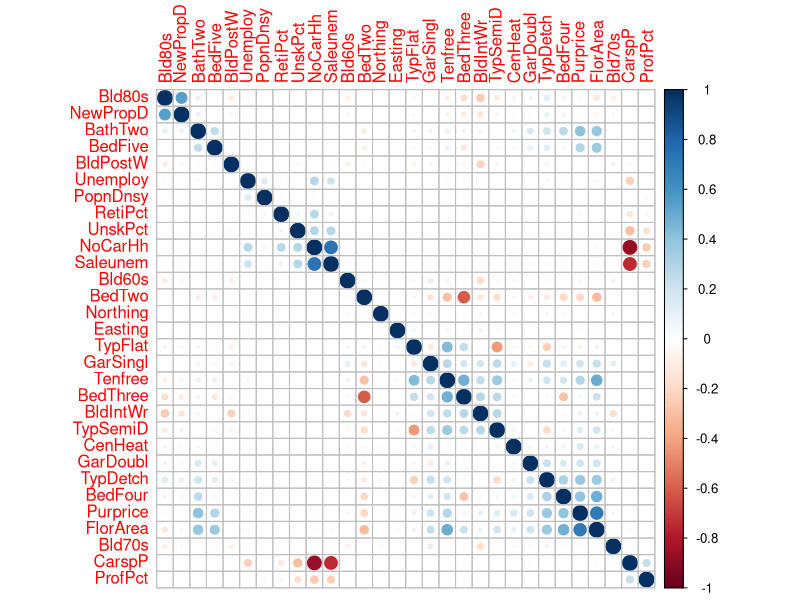
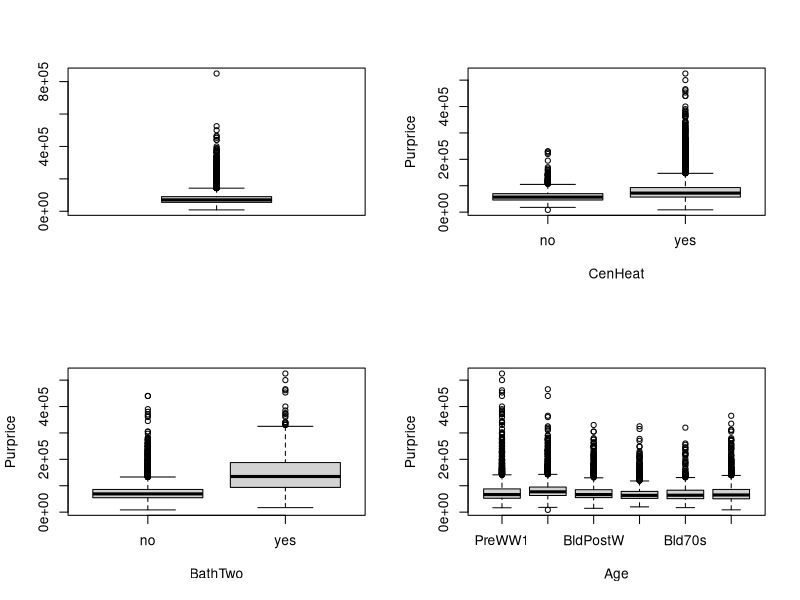
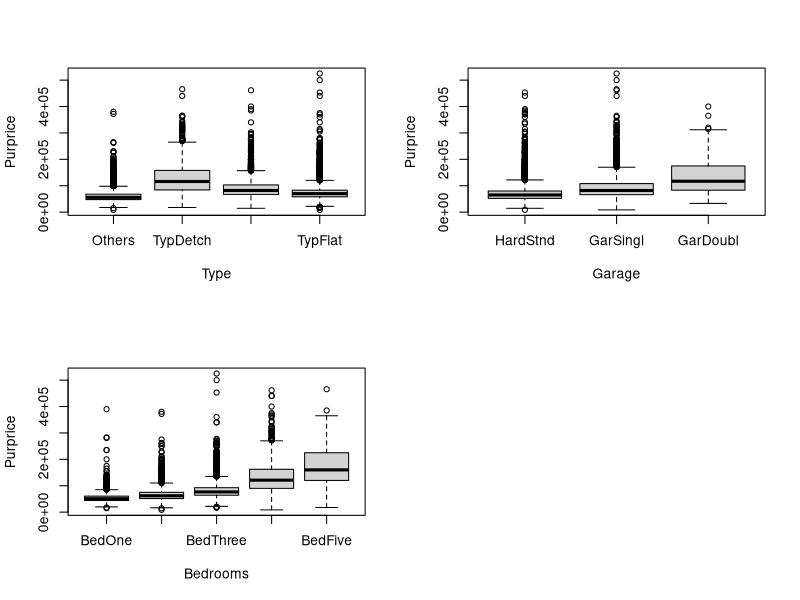
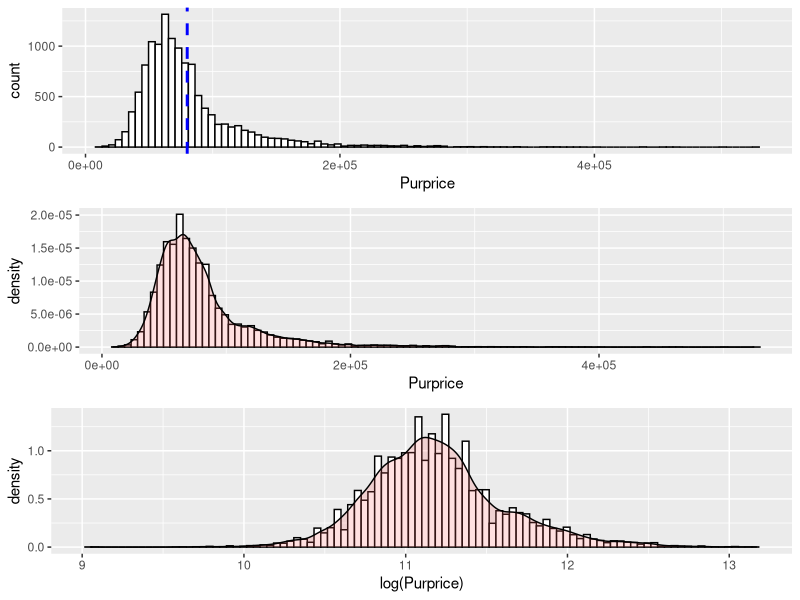
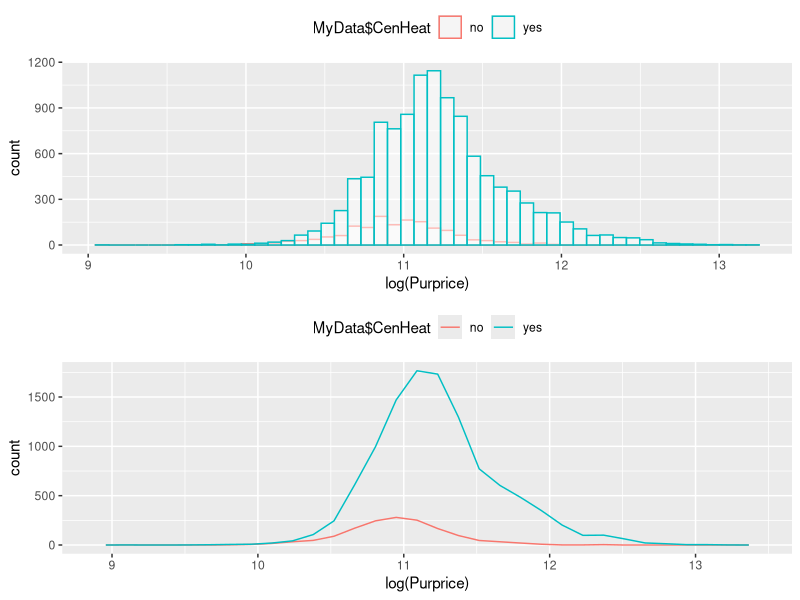
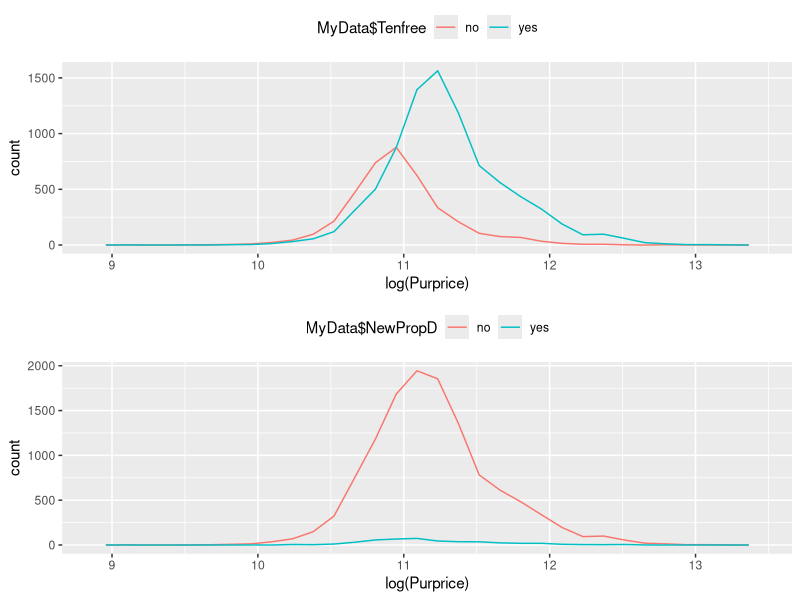
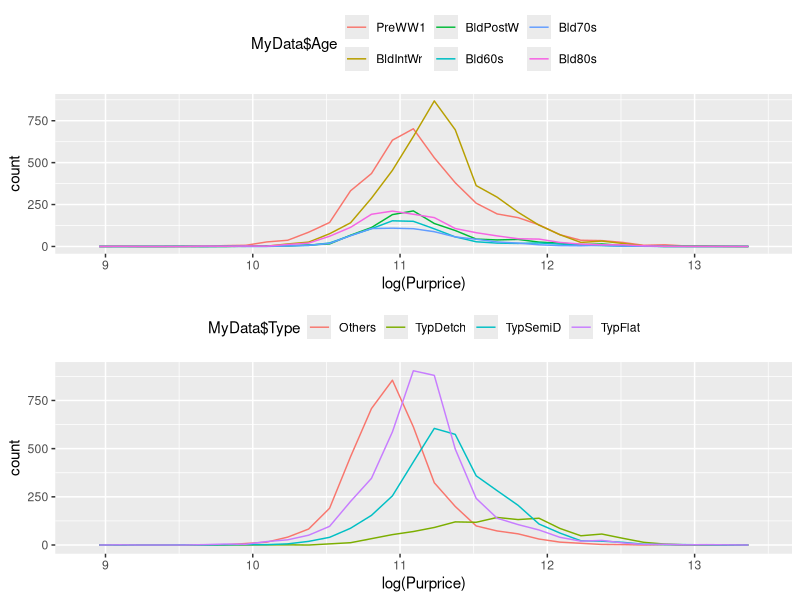
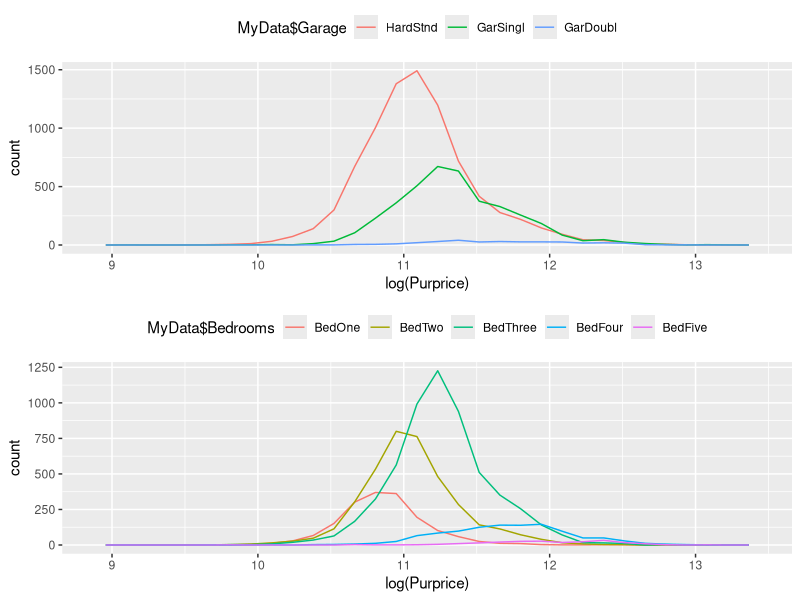

Here is the R script that generated these plots, in order: (Note: this script raises an error after producing the figures.)
## ---- chunk 1
knitr::opts_chunk$set(echo = TRUE)
## ---- chunk 2
#Loading libraries
suppressMessages(suppressWarnings(library(tidyverse)))
suppressMessages(suppressWarnings(library(ggplot2)))
suppressMessages(suppressWarnings(library(gridExtra)))
suppressMessages(suppressWarnings(library(MASS)))
suppressMessages(suppressWarnings(library(randomForest)))
## ---- chunk 3
#Loading the data
LondonData <- suppressMessages(suppressWarnings(read_csv("data/DataScienceProj.csv")))
head(LondonData)

#Checking for correlation
M <- cor(LondonData[,-1])
head(round(M,2))
library(corrplot)
corrplot(M, method="circle", order="hclust", sig.level = 0.01)
## ---- chunk 4
Dummy2Factor <- function(mat,lev1="Level1") {
      mat <- as.matrix(mat)
      factor((mat %*% (1:ncol(mat))) + 1,
          labels = c(lev1, colnames(mat)))
}

Age      <- Dummy2Factor(LondonData[,5:9],"PreWW1")
Type     <- Dummy2Factor(LondonData[,10:12],"Others")
Garage   <- Dummy2Factor(LondonData[,13:14],"HardStnd")
Bedrooms <- Dummy2Factor(LondonData[,18:21],"BedOne")

MyData <- data.frame(LondonData[,c(2:4,15:17,22,23,26)],Age,Type,Garage,Bedrooms)
summary(MyData)

MyData$Tenfree <- factor(MyData$Tenfree)
MyData$CenHeat <- factor(MyData$CenHeat)
MyData$BathTwo <- factor(MyData$BathTwo)
MyData$NewPropD <- factor(MyData$NewPropD)

levels(MyData$Tenfree) <- c("no", "yes")
levels(MyData$CenHeat) <- c("no", "yes")
levels(MyData$BathTwo) <- c("no", "yes")
levels(MyData$NewPropD) <- c("no", "yes")

head(MyData)
## ---- chunk 5
par(mfrow= c(2,2))
boxplot(MyData$Purprice)
# From boxplot we can see that purprice greater then 600000 is an outlier so we will remove that
MyData <- MyData[MyData$Purprice<600000,]

boxplot(Purprice~CenHeat,data=MyData)
boxplot(Purprice~BathTwo,data=MyData)
boxplot(Purprice~Age,data=MyData)
boxplot(Purprice~Type,data=MyData)
boxplot(Purprice~Garage,data=MyData)
boxplot(Purprice~Bedrooms,data=MyData)
par(mfrow= c(1,1))
## ---- chunk 6
p1 <- ggplot(MyData, aes(x=Purprice)) + geom_histogram(bins = 100, color="black", fill="white")+
  geom_vline(aes(xintercept=mean(Purprice)),
            color="blue", linetype="dashed", size=1)

p2 <- ggplot(MyData, aes(x=Purprice)) + 
 geom_histogram(bins = 100, aes(y=..density..), colour="black", fill="white")+
 geom_density(alpha=.2, fill="#FF6666")

p3 <- ggplot(MyData, aes(x=log(Purprice))) + 
 geom_histogram(bins = 100, aes(y=..density..), colour="black", fill="white")+
 geom_density(alpha=.2, fill="#FF6666")



grid.arrange(p1, p2, p3, nrow=3)
## ---- chunk 7
p4 <- ggplot(MyData, aes(x=log(Purprice), color=MyData$CenHeat)) +
  geom_histogram(bins = 50, fill= "white", alpha=0.5, position="identity")+
  theme(legend.position = "top")

p5 <- ggplot(MyData, aes(x=log(Purprice), color=MyData$CenHeat)) +
  geom_freqpoly()+
  theme(legend.position = "top")

p6 <- ggplot(MyData, aes(x=log(Purprice), color=MyData$Tenfree)) +
  geom_freqpoly()+
  theme(legend.position = "top")

p7 <- ggplot(MyData, aes(x=log(Purprice), color=MyData$NewPropD)) +
  geom_freqpoly()+
  theme(legend.position = "top")

p8 <- ggplot(MyData, aes(x=log(Purprice), color=MyData$Age)) +
  geom_freqpoly()+
  theme(legend.position = "top")

p9 <- ggplot(MyData, aes(x=log(Purprice), color=MyData$Type)) +
  geom_freqpoly()+
  theme(legend.position = "top")

p10 <- ggplot(MyData, aes(x=log(Purprice), color=MyData$Garage)) +
  geom_freqpoly()+
  theme(legend.position = "top")

p11 <- ggplot(MyData, aes(x=log(Purprice), color=MyData$Bedrooms)) +
  geom_freqpoly()+
  theme(legend.position = "top")

grid.arrange(p4, p5, nrow=2)
grid.arrange(p6, p7, nrow=2)
grid.arrange(p8, p9, nrow=2)
grid.arrange(p10, p11, nrow=2)
## ---- chunk 8
library(leaps)

set.seed(123)
sample <- sample(c(TRUE, FALSE), nrow(MyData), replace = T, prob = c(0.6,0.4))
train <- MyData[sample, ]
test <- MyData[!sample, ]

ld_model <- regsubsets(log(Purprice)~Tenfree+CenHeat+BathTwo+NewPropD+FlorArea+ProfPct+Age+Type+Garage+Bedrooms, data = train,nvmax = 10)
results <- summary(ld_model)
plot(ld_model,scale="adjr2")

# extract and plot results
tibble(predictors = 1:10,
       adj_R2 = results$adjr2,
       Cp = results$cp,
       BIC = results$bic) %>%
  gather(statistic, value, -predictors) %>%
  ggplot(aes(predictors, value, color = statistic)) +
  geom_line(show.legend = F) +
  geom_point(show.legend = F) +
  facet_wrap(~ statistic, scales = "free")

which.max(results$adjr2)
which.min(results$bic)
which.min(results$cp)

ld_frwd <- regsubsets(log(Purprice)~Tenfree+CenHeat+BathTwo+NewPropD+FlorArea+ProfPct+Age+Type+Garage+Bedrooms, data = train, method = "forward",nvmax = 10)
results <- summary(ld_frwd)
plot(ld_frwd,scale="adjr2")

# extract and plot results
tibble(predictors = 1:10,
       adj_R2 = results$adjr2,
       Cp = results$cp,
       BIC = results$bic) %>%
  gather(statistic, value, -predictors) %>%
  ggplot(aes(predictors, value, color = statistic)) +
  geom_line(show.legend = F) +
  geom_point(show.legend = F) +
  facet_wrap(~ statistic, scales = "free")

which.min(results$cp)

ld_bkwd <- regsubsets(log(Purprice)~Tenfree+CenHeat+BathTwo+NewPropD+FlorArea+ProfPct+Age+Type+Garage+Bedrooms, data = train, method = "backward",nvmax = 10)
results <- summary(ld_bkwd)
plot(ld_bkwd,scale="adjr2")

# extract and plot results
tibble(predictors = 1:10,
       adj_R2 = results$adjr2,
       Cp = results$cp,
       BIC = results$bic) %>%
  gather(statistic, value, -predictors) %>%
  ggplot(aes(predictors, value, color = statistic)) +
  geom_line(show.legend = F) +
  geom_point(show.legend = F) +
  facet_wrap(~ statistic, scales = "free")

which.min(results$cp)

coef(ld_model,10)
coef(ld_frwd,10)
coef(ld_bkwd,10)

test_m <- model.matrix(log(Purprice) ~Tenfree+CenHeat+BathTwo+NewPropD+FlorArea+ProfPct+Age+Type+Garage+Bedrooms, data = test)

validation_errors <- vector("double", length = 10)

for(i in 1:10) {
  coef_x <- coef(ld_model, id = i)                     # extract coefficients for model size i
  pred_x <- test_m[ , names(coef_x)] %*% coef_x           # predict salary using matrix algebra
  validation_errors[i] <- mean((test$Purprice - pred_x)^2)  # compute test error btwn actual & predicted salary
}
plot(validation_errors, type = "b")

for(i in 1:10) {
  coef_x <- coef(ld_frwd, id = i)                     # extract coefficients for model size i
  pred_x <- test_m[ , names(coef_x)] %*% coef_x           # predict salary using matrix algebra
  validation_errors[i] <- mean((test$Purprice - pred_x)^2)  # compute test error btwn actual & predicted salary
}
plot(validation_errors, type = "b")

for(i in 1:10) {
  coef_x <- coef(ld_bkwd, id = i)                     # extract coefficients for model size i
  pred_x <- test_m[ , names(coef_x)] %*% coef_x           # predict salary using matrix algebra
  validation_errors[i] <- mean((test$Purprice - pred_x)^2)  # compute test error btwn actual & predicted salary
}

# plot validation errors
plot(validation_errors, type = "b")

# ld_model <- lm(Purprice~FlorArea+BathTwo+CenHeat+Type,data = MyData)
# # ld_model <- lm(Purprice~FlorArea+BathTwo+CenHeat+Type+Easting+Bedrooms+Age,data = MyData)
# summary(ld_model)

predict.regsubsets <- function(object, newdata, id ,...) {
  form <- as.formula(object$call[[2]]) 
  mat <- model.matrix(form, newdata)
  coefi <- coef(object, id = id)
  xvars <- names(coefi)
  mat[, xvars] %*% coefi
}

k <- 10
set.seed(1)
folds <- sample(1:k, nrow(MyData), replace = TRUE)
cv_errors <- matrix(NA, k, 15, dimnames = list(NULL, paste(1:15)))

for(j in 1:k) {
  
  # perform best subset on rows not equal to j
  ld_model <- regsubsets(log(Purprice) ~Tenfree+CenHeat+BathTwo+NewPropD+FlorArea+ProfPct+Age+Type+Garage+Bedrooms, MyData[folds != j, ], nvmax = 15)
  
  # perform cross-validation
  for( i in 1:15) {
    pred_x <- predict.regsubsets(ld_model, MyData[folds == j, ], id = i)
    cv_errors[j, i] <- mean((MyData$Purprice[folds == j] - pred_x)^2)
    }
}

mean_cv_errors <- colMeans(cv_errors)

plot(mean_cv_errors, type = "b")

final_best <- regsubsets(log(Purprice) ~Tenfree+CenHeat+BathTwo+NewPropD+FlorArea+ProfPct+Age+Type+Garage+Bedrooms, data = MyData , nvmax = 15)
coef(final_best, 15)
## ---- chunk 9
fit <- randomForest(log(Purprice) ~Tenfree+CenHeat+BathTwo+NewPropD+FlorArea+ProfPct+Age+Type+Garage+Bedrooms,
          data = train_MyData,importance=TRUE,ntree=60)

importance.features <- tibble::rownames_to_column(data.frame(fit$importance[,c(1)]))
colnames(importance.features) <- c("rowname", "value")

ggplot(importance.features, aes(x = reorder(rowname, -value), y = value)) +
  geom_bar(stat = "identity", position = "dodge", fill="#E69F00", colour="black") +
  xlab("Feature") + ylab("Count") + ggtitle("Importance of a feature: Simple Random Forest classifier") +
  coord_flip()
